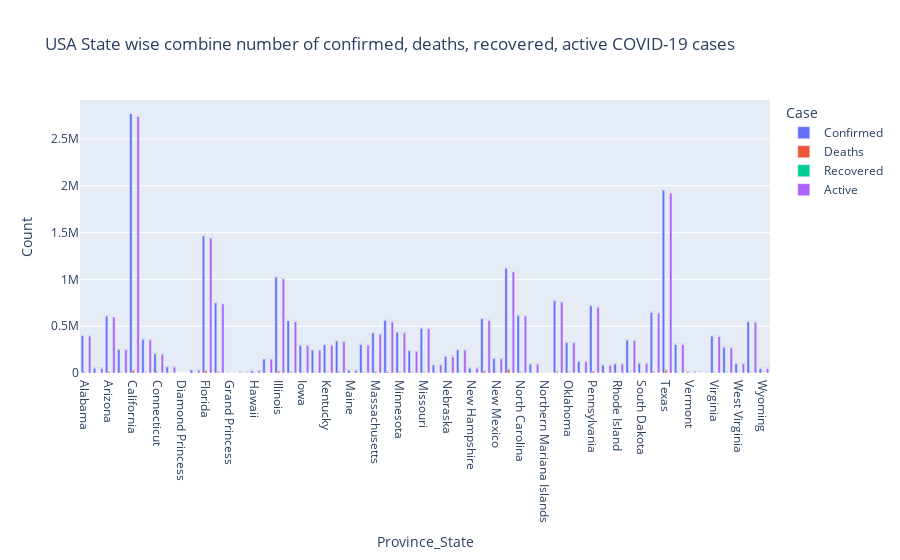

Notebook cell for this chart:
### Markdown cell above
### Plot Province/State Wise Confirmed cases in USA

### Code cell
covid_data['Active'] = covid_data['Confirmed'] - covid_data['Deaths'] - covid_data['Recovered']
combine_us_data = covid_data[covid_data['Country_Region']=='US'].drop(['Country_Region'], axis=1)
combine_us_data = combine_us_data[combine_us_data.sum(axis = 1) > 0]
combine_us_data = combine_us_data.groupby(['Province_State'])['Confirmed', 'Deaths', 'Recovered', 'Active'].sum().reset_index()
combine_us_data = pd.melt(combine_us_data, id_vars='Province_State', value_vars=['Confirmed', 'Deaths', 'Recovered', 'Active'], value_name='Count', var_name='Case')
fig = px.bar(combine_us_data, x='Province_State', y='Count', text='Count', barmode='group', color='Case', title='USA State wise combine number of confirmed, deaths, recovered, active COVID-19 cases')
fig.show()

### Figure 1 — Plotly figure (JSON) as saved in the notebook; plotly's stock layout.template omitted (floating-point values rounded to 4 significant figures)
{"data": [{"alignmentgroup": "True", "hovertemplate": "Case=Confirmed<br>Province_State=%{x}<br>Count=%{text}<extra></extra>", "legendgroup": "Confirmed", "marker": {"color": "#636efa", "pattern": {"shape": ""}}, "name": "Confirmed", "offsetgroup": "Confirmed", "orientation": "v", "showlegend": true, "text": [399150, 49979, 607345, 251746, 2770361, 358947, 205994, 64475, 49, 31457, 1464697, 748852, 103, 7399, 23897, 149235, 1024039, 558560, 296171, 244583, 300397, 341431, 29019, 303364, 427135, 562553, 434413, 236868, 477617, 86102, 175620, 246309, 52371, 579250, 154954, 1119284, 614355, 94558, 125, 770977, 325277, 124476, 718913, 82630, 97614, 350084, 102901, 646450, 1951915, 303723, 8790, 2143, 393715, 271595, 99778, 548134, 46719], "textposition": "auto", "type": "bar", "x": ["Alabama", "Alaska", "Arizona", "Arkansas", "California", "Colorado", "Connecticut", "Delaware", "Diamond Princess", "District of Columbia", "Florida", "Georgia", "Grand Princess", "Guam", "Hawaii", "Idaho", "Illinois", "Indiana", "Iowa", "Kansas", "Kentucky", "Louisiana", "Maine", "Maryland", "Massachusetts", "Michigan", "Minnesota", "Mississippi", "Missouri", "Montana", "Nebraska", "Nevada", "New Hampshire", "New Jersey", "New Mexico", "New York", "North Carolina", "North Dakota", "Northern Mariana Islands", "Ohio", "Oklahoma", "Oregon", "Pennsylvania", "Puerto Rico", "Rhode Island", "South Carolina", "South Dakota", "Tennessee", "Texas", "Utah", "Vermont", "Virgin Islands", "Virginia", "Washington", "West Virginia", "Wisconsin", "Wyoming"], "xaxis": "x", "y": [399150, 49979, 607345, 251746, 2770361, 358947, 205994, 64475, 49, 31457, 1464697, 748852, 103, 7399, 23897, 149235, 1024039, 558560, 296171, 244583, 300397, 341431, 29019, 303364, 427135, 562553, 434413, 236868, 477617, 86102, 175620, 246309, 52371, 579250, 154954, 1119284, 614355, 94558, 125, 770977, 325277, 124476, 718913, 82630, 97614, 350084, 102901, 646450, 1951915, 303723, 8790, 2143, 393715, 271595, 99778, 548134, 46719], "yaxis": "y"}, {"alignmentgroup": "True", "hovertemplate": "Case=Deaths<br>Province_State=%{x}<br>Count=%{text}<extra></extra>", "legendgroup": "Deaths", "marker": {"color": "#EF553B", "pattern": {"shape": ""}}, "name": "Deaths", "offsetgroup": "Deaths", "orientation": "v", "showlegend": true, "text": [5299, 224, 10036, 4010, 29732, 5190, 6324, 1128, 0, 813, 22804, 11457, 3, 124, 308, 1528, 19210, 10089, 4127, 3164, 2876, 7833, 432, 6246, 13074, 14145, 5731, 5146, 6173, 1054, 1737, 3450, 862, 19854, 2732, 39288, 7425, 1360, 2, 14894, 2738, 1603, 17710, 1616, 2062, 5758, 1570, 7704, 30313, 1390, 156, 24, 5381, 3698, 1570, 5567, 489], "textposition": "auto", "type": "bar", "x": ["Alabama", "Alaska", "Arizona", "Arkansas", "California", "Colorado", "Connecticut", "Delaware", "Diamond Princess", "District of Columbia", "Florida", "Georgia", "Grand Princess", "Guam", "Hawaii", "Idaho", "Illinois", "Indiana", "Iowa", "Kansas", "Kentucky", "Louisiana", "Maine", "Maryland", "Massachusetts", "Michigan", "Minnesota", "Mississippi", "Missouri", "Montana", "Nebraska", "Nevada", "New Hampshire", "New Jersey", "New Mexico", "New York", "North Carolina", "North Dakota", "Northern Mariana Islands", "Ohio", "Oklahoma", "Oregon", "Pennsylvania", "Puerto Rico", "Rhode Island", "South Carolina", "South Dakota", "Tennessee", "Texas", "Utah", "Vermont", "Virgin Islands", "Virginia", "Washington", "West Virginia", "Wisconsin", "Wyoming"], "xaxis": "x", "y": [5299, 224, 10036, 4010, 29732, 5190, 6324, 1128, 0, 813, 22804, 11457, 3, 124, 308, 1528, 19210, 10089, 4127, 3164, 2876, 7833, 432, 6246, 13074, 14145, 5731, 5146, 6173, 1054, 1737, 3450, 862, 19854, 2732, 39288, 7425, 1360, 2, 14894, 2738, 1603, 17710, 1616, 2062, 5758, 1570, 7704, 30313, 1390, 156, 24, 5381, 3698, 1570, 5567, 489], "yaxis": "y"}, {"alignmentgroup": "True", "hovertemplate": "Case=Recovered<br>Province_State=%{x}<br>Count=%{text}<extra></extra>", "legendgroup": "Recovered", "marker": {"color": "#00cc96", "pattern": {"shape": ""}}, "name": "Recovered", "offsetgroup": "Recovered", "orientation": "v", "showlegend": true, "text": [0, 0, 0, 0, 0, 0, 0, 0, 0, 0, 0, 0, 0, 0, 0, 0, 0, 0, 0, 0, 0, 0, 0, 0, 0, 0, 0, 0, 0, 0, 0, 0, 0, 0, 0, 0, 0, 0, 0, 0, 0, 0, 0, 0, 0, 0, 0, 0, 0, 0, 0, 0, 0, 0, 0, 0, 0], "textposition": "auto", "type": "bar", "x": ["Alabama", "Alaska", "Arizona", "Arkansas", "California", "Colorado", "Connecticut", "Delaware", "Diamond Princess", "District of Columbia", "Florida", "Georgia", "Grand Princess", "Guam", "Hawaii", "Idaho", "Illinois", "Indiana", "Iowa", "Kansas", "Kentucky", "Louisiana", "Maine", "Maryland", "Massachusetts", "Michigan", "Minnesota", "Mississippi", "Missouri", "Montana", "Nebraska", "Nevada", "New Hampshire", "New Jersey", "New Mexico", "New York", "North Carolina", "North Dakota", "Northern Mariana Islands", "Ohio", "Oklahoma", "Oregon", "Pennsylvania", "Puerto Rico", "Rhode Island", "South Carolina", "South Dakota", "Tennessee", "Texas", "Utah", "Vermont", "Virgin Islands", "Virginia", "Washington", "West Virginia", "Wisconsin", "Wyoming"], "xaxis": "x", "y": [0, 0, 0, 0, 0, 0, 0, 0, 0, 0, 0, 0, 0, 0, 0, 0, 0, 0, 0, 0, 0, 0, 0, 0, 0, 0, 0, 0, 0, 0, 0, 0, 0, 0, 0, 0, 0, 0, 0, 0, 0, 0, 0, 0, 0, 0, 0, 0, 0, 0, 0, 0, 0, 0, 0, 0, 0], "yaxis": "y"}, {"alignmentgroup": "True", "hovertemplate": "Case=Active<br>Province_State=%{x}<br>Count=%{text}<extra></extra>", "legendgroup": "Active", "marker": {"color": "#ab63fa", "pattern": {"shape": ""}}, "name": "Active", "offsetgroup": "Active", "orientation": "v", "showlegend": true, "text": [393851, 49755, 597309, 247736, 2740629, 353757, 199670, 63347, 49, 30644, 1441893, 737395, 100, 7275, 23589, 147707, 1004829, 548471, 292044, 241419, 297521, 333598, 28587, 297118, 414061, 548408, 428682, 231722, 471444, 85048, 173883, 242859, 51509, 559396, 152222, 1079996, 606930, 93198, 123, 756083, 322539, 122873, 701203, 81014, 95552, 344326, 101331, 638746, 1921602, 302333, 8634, 2119, 388334, 267897, 98208, 542567, 46230], "textposition": "auto", "type": "bar", "x": ["Alabama", "Alaska", "Arizona", "Arkansas", "California", "Colorado", "Connecticut", "Delaware", "Diamond Princess", "District of Columbia", "Florida", "Georgia", "Grand Princess", "Guam", "Hawaii", "Idaho", "Illinois", "Indiana", "Iowa", "Kansas", "Kentucky", "Louisiana", "Maine", "Maryland", "Massachusetts", "Michigan", "Minnesota", "Mississippi", "Missouri", "Montana", "Nebraska", "Nevada", "New Hampshire", "New Jersey", "New Mexico", "New York", "North Carolina", "North Dakota", "Northern Mariana Islands", "Ohio", "Oklahoma", "Oregon", "Pennsylvania", "Puerto Rico", "Rhode Island", "South Carolina", "South Dakota", "Tennessee", "Texas", "Utah", "Vermont", "Virgin Islands", "Virginia", "Washington", "West Virginia", "Wisconsin", "Wyoming"], "xaxis": "x", "y": [393851, 49755, 597309, 247736, 2740629, 353757, 199670, 63347, 49, 30644, 1441893, 737395, 100, 7275, 23589, 147707, 1004829, 548471, 292044, 241419, 297521, 333598, 28587, 297118, 414061, 548408, 428682, 231722, 471444, 85048, 173883, 242859, 51509, 559396, 152222, 1079996, 606930, 93198, 123, 756083, 322539, 122873, 701203, 81014, 95552, 344326, 101331, 638746, 1921602, 302333, 8634, 2119, 388334, 267897, 98208, 542567, 46230], "yaxis": "y"}], "layout": {"autosize": true, "barmode": "group", "legend": {"title": {"text": "Case"}, "tracegroupgap": 0}, "title": {"text": "USA State wise combine number of confirmed, deaths, recovered, active COVID-19 cases"}, "xaxis": {"anchor": "y", "autorange": true, "domain": [0, 1], "range": [-0.5, 56.5], "title": {"text": "Province_State"}, "type": "category"}, "yaxis": {"anchor": "x", "autorange": true, "domain": [0, 1], "range": [0, 2916000.0], "title": {"text": "Count"}, "type": "linear"}}}
